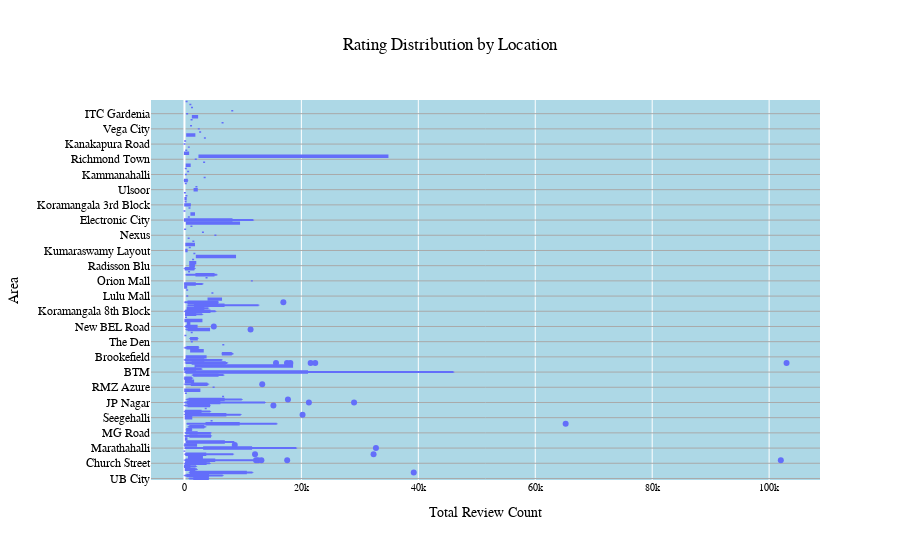

Notebook cell for this chart:
### Code cell
fig = px.box(df, y='Area', x='Total Review Count', 
             title='Rating Distribution by Location')
fig.update_layout(title={ 
                 'x': 0.5},  
                  font=dict(family='Arial', size=12, color='black'),  
                  xaxis=dict(tickfont=dict(size=10)),  
                  yaxis=dict(gridcolor='darkgray'),  
                  plot_bgcolor='lightblue' ) 

fig.show()

### Figure 1 — Plotly figure (JSON) as saved in the notebook; plotly's stock layout.template omitted (floating-point values rounded to 4 significant figures; data arrays with more than 128 entries replaced by an {"elided": "..."} marker saying what was removed)
{"data": [{"alignmentgroup": "True", "hovertemplate": "Total Review Count=%{x}<br>Area=%{y}<extra></extra>", "legendgroup": "", "marker": {"color": "#636efa"}, "name": "", "notched": false, "offsetgroup": "", "orientation": "h", "showlegend": false, "type": "box", "x": {"elided": "501 int values"}, "x0": " ", "xaxis": "x", "y": {"elided": "501 str values"}, "y0": " ", "yaxis": "y"}], "layout": {"boxmode": "group", "font": {"color": "black", "family": "Arial", "size": 12}, "legend": {"tracegroupgap": 0}, "plot_bgcolor": "lightblue", "title": {"text": "Rating Distribution by Location", "x": 0.5}, "xaxis": {"anchor": "y", "domain": [0, 1], "tickfont": {"size": 10}, "title": {"text": "Total Review Count"}}, "yaxis": {"anchor": "x", "domain": [0, 1], "gridcolor": "darkgray", "title": {"text": "Area"}}}}
